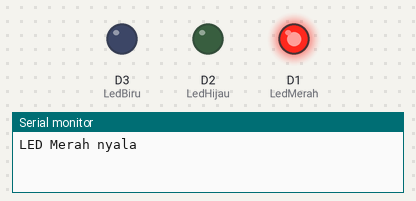
Bench run of a sketch on a simulated ESP8266 (NodeMCU). Shown: output pins drawn as LEDs (lit = HIGH), the last lines printed to the serial monitor.

Above: at 0.5 s.
At 1.5 s:
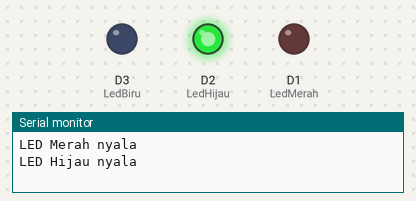
At 5.5 s:
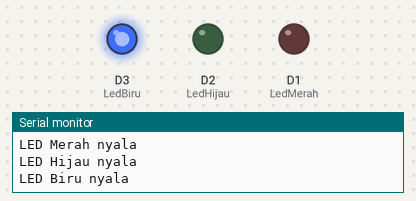
Timing chart, 0 to 6.9 s (numbered marks = the images above):
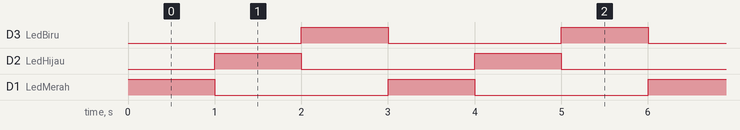

Measured:
- by itself, D3 (LedBiru), D2 (LedHijau), D1 (LedMerah): alternates HIGH for 1.0 s and LOW for 2.0 s
- by itself, everything shown: repeats every 3.0 s, in 3 steps

The sketch:

LED.ino
```cpp
#define LedMerah D1  //D0 pin led merah
#define LedHijau D2 //D1 pin led hijau
#define LedBiru D3 //D2 pin led biru

void setup() {
Serial.begin(1000);
pinMode(LedMerah, OUTPUT);
pinMode(LedHijau, OUTPUT);
pinMode(LedBiru, OUTPUT); // atur pin digital sebagai output.
}

void RunningLED() {
 digitalWrite(LedMerah, HIGH);
 digitalWrite(LedHijau, LOW);
 digitalWrite(LedBiru, LOW);
 Serial.println("LED Merah nyala");
 delay(1000);

 digitalWrite(LedMerah, LOW);
 digitalWrite(LedHijau, HIGH);
 digitalWrite(LedBiru, LOW);
 Serial.println("LED Hijau nyala");
 delay(1000);

 digitalWrite(LedMerah, LOW);
 digitalWrite(LedHijau, LOW);
 digitalWrite(LedBiru, HIGH);
 Serial.println("LED Biru nyala");
 delay(1000);

 Serial.println();
}

void loop() {
  RunningLED();
}
```
